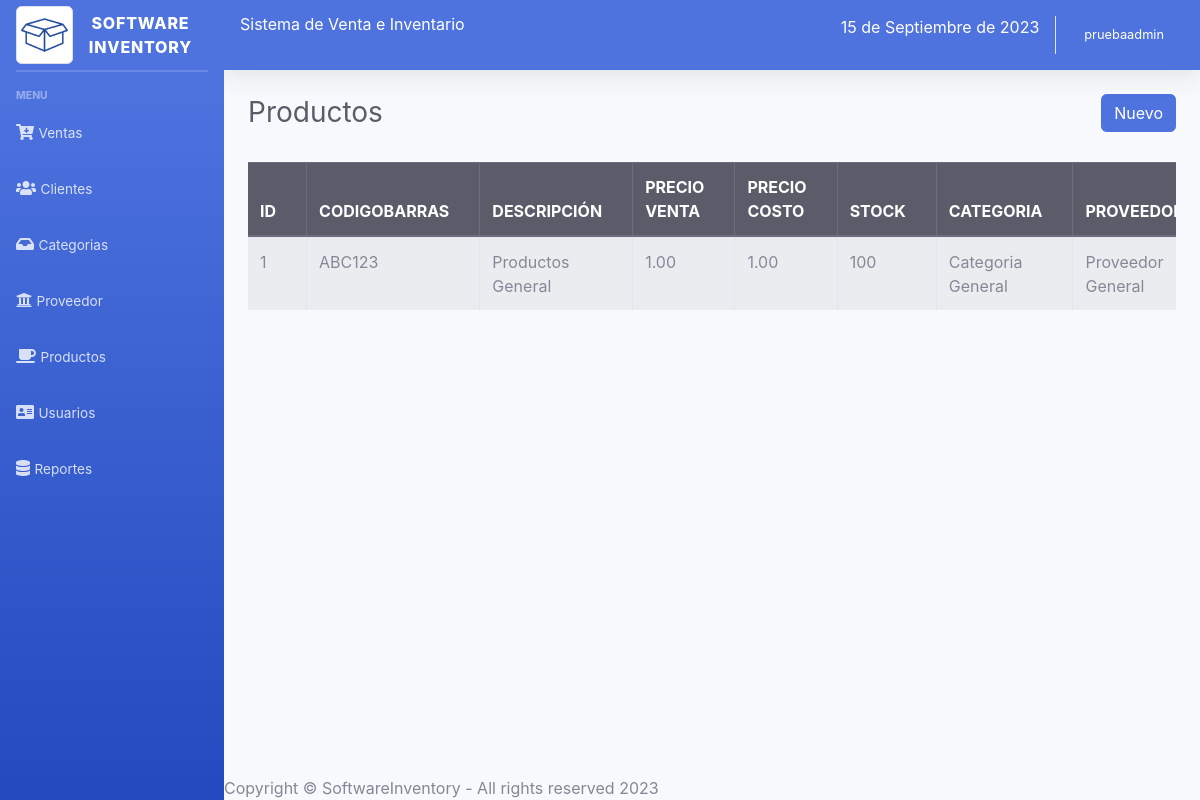
/sistema/listar_productos.php (signed in), run on the app's committed database.
### tables this page shows
create table productos (idproducto int primary key auto_increment, codigobarras varchar(100), descripcion varchar (200), precioventa decimal(10,2), preciocosto decimal(10,2), stock int, idcategoria int, idproveedor int);

create table categorias (idcategoria int primary key auto_increment, nombre varchar (100));

create table proveedores (idproveedor int primary key, tipodocumento char(3),nombre varchar(100), contacto varchar(100), direccion varchar (100), telefono float, email varchar (100));

### sistema/listar_productos.php (the view, shortened to what this page needs)
<?php include_once "includes/header.php"; ?>
		<div id="contenido">
			<div class="container-fluid">
			<div class="d-sm-flex align-items-center justify-content-between mb-4">
				<h1 class="h3 mb-0 text-gray-800">Productos</h1>
				<a href="registro_productos.php" class="btn btn-primary">Nuevo</a>
			</div>
			<div class="row">
				<div class="col-lg-12">
					<div class="table-responsive">
						<table class="table table-striped table-bordered" id="table">
							<thead class="thead-dark">
								<tr>
									<th>ID</th>
									<th>CODIGOBARRAS</th>
									<th>DESCRIPCIÓN</th>
									<th>PRECIO VENTA</th>
									<th>PRECIO COSTO</th>
									<th>STOCK</th>
									<th>CATEGORIA</th>
									<th>PROVEEDOR</th>
								</tr>
							</thead>
							<tbody>
								<?php
								$query = mysqli_query($conectar, "SELECT productos.idproducto , productos.codigobarras , productos.descripcion , productos.precioventa , productos.preciocosto , productos.stock , categorias.nombre as categoria, proveedores.nombre as proveedor FROM productos left join categorias on productos.idcategoria = categorias.idcategoria left join proveedores on productos.idproveedor = proveedores.idproveedor");
								$result = mysqli_num_rows($query);
								if ($result > 0) {
									while ($data = mysqli_fetch_assoc($query)) { ?>
										<tr>
											<td><?php echo $data['idproducto']; ?></td>
											<td><?php echo $data['codigobarras']; ?></td>
											<td><?php echo $data['descripcion']; ?></td>
											<td><?php echo $data['precioventa']; ?></td>
											<td><?php echo $data['preciocosto']; ?></td>
											<td><?php echo $data['stock']; ?></td>
											<td><?php echo $data['categoria']; ?></td>
											<td><?php echo $data['proveedor']; ?></td>
										</tr>
								<?php }
								} ?>
							</tbody>
						</table>
					</div>
				</div>
			</div>
			</div>
			</div>
		</div>
<?php include_once "includes/footer.php"; ?>

### data on the page
productos: idproducto "1", codigobarras "ABC123", descripcion "Productos General", precioventa "1.00", preciocosto "1.00", stock "100", idcategoria.nombre "Categoria General", idproveedor.nombre "Proveedor General"

### other printed values
fechaBogota() "15 de Septiembre de 2023"
$_SESSION['nombreempleado'] "pruebaadmin"
